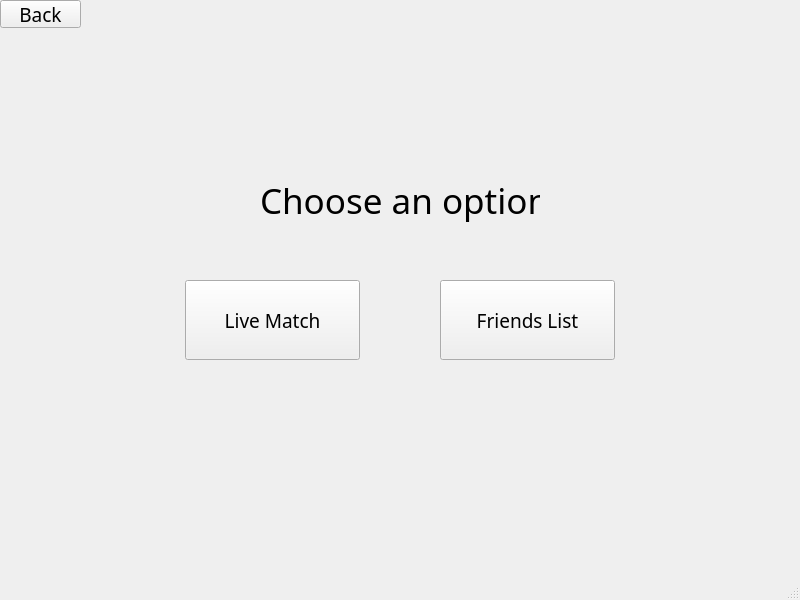
<?xml version="1.0" encoding="UTF-8"?>
<ui version="4.0">
 <class>LiveMatchorFriendsWindow</class>
 <widget class="QMainWindow" name="LiveMatchorFriendsWindow">
  <property name="geometry">
   <rect>
    <x>0</x>
    <y>0</y>
    <width>800</width>
    <height>600</height>
   </rect>
  </property>
  <property name="windowTitle">
   <string>MainWindow</string>
  </property>
  <widget class="QWidget" name="centralwidget">
   <widget class="QLabel" name="label">
    <property name="geometry">
     <rect>
      <x>260</x>
      <y>150</y>
      <width>280</width>
      <height>100</height>
     </rect>
    </property>
    <property name="font">
     <font>
      <family>Tw Cen MT Condensed Extra Bold</family>
      <pointsize>26</pointsize>
     </font>
    </property>
    <property name="text">
     <string>Choose an option</string>
    </property>
   </widget>
   <widget class="QPushButton" name="friends_button">
    <property name="geometry">
     <rect>
      <x>440</x>
      <y>280</y>
      <width>175</width>
      <height>80</height>
     </rect>
    </property>
    <property name="font">
     <font>
      <family>Tw Cen MT</family>
      <pointsize>14</pointsize>
     </font>
    </property>
    <property name="text">
     <string>Friends List</string>
    </property>
   </widget>
   <widget class="QPushButton" name="livematch_button">
    <property name="geometry">
     <rect>
      <x>185</x>
      <y>280</y>
      <width>175</width>
      <height>80</height>
     </rect>
    </property>
    <property name="font">
     <font>
      <family>Tw Cen MT</family>
      <pointsize>14</pointsize>
     </font>
    </property>
    <property name="text">
     <string>Live Match</string>
    </property>
   </widget>
   <widget class="QPushButton" name="backButton">
    <property name="geometry">
     <rect>
      <x>0</x>
      <y>0</y>
      <width>81</width>
      <height>28</height>
     </rect>
    </property>
    <property name="font">
     <font>
      <family>Tw Cen MT</family>
      <pointsize>14</pointsize>
     </font>
    </property>
    <property name="text">
     <string>Back</string>
    </property>
    <property name="shortcut">
     <string>Esc</string>
    </property>
   </widget>
  </widget>
  <widget class="QMenuBar" name="menubar">
   <property name="geometry">
    <rect>
     <x>0</x>
     <y>0</y>
     <width>800</width>
     <height>26</height>
    </rect>
   </property>
  </widget>
  <widget class="QStatusBar" name="statusbar"/>
 </widget>
 <resources/>
 <connections/>
</ui>
